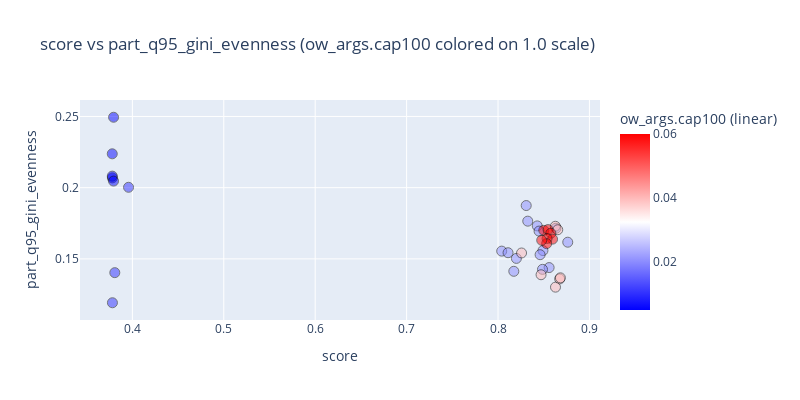

Notebook cell for this chart:
### Code cell
import numpy as np, pandas as pd, plotly.express as px

df = pd.DataFrame(consolidated_data)

# # --- get R2 robustly (don't parse from /Users/...) ---
# if "R2" in df.columns:
#     df["R2"] = pd.to_numeric(df["R2"], errors="coerce")
# elif "folder" in df.columns:
#     df["R2"] = pd.to_numeric(df["folder"].astype(str).str.extract(r"^([0-9\.]+)")[0], errors="coerce")
# else:
#     df["R2"] = pd.to_numeric(
#         df["path"].astype(str).str.extract(r"(?:^|[^A-Za-z0-9])R2(?:=|_|-)([0-9]*\.?[0-9]+)")[0],
#         errors="coerce"
#     )
df = df.rename(columns=lambda c: f"{c[0]}_{c[1]}" if isinstance(c, tuple) else str(c))
df = df.dropna(subset=["R2"])
df = df[df["R2"] > 0.5]
df = df[df["experiment_folder"].isin([
    # "CDDM_SparsityAndFRMag-ab-77398e_BaseTrainer",
    # "CDDM_RecurrentWeightMagnitude-c21be0_BaseTrainer"
    # "CDDM_HMagnitudeOnly-c21be0_BaseTrainer",
    'CDDM_OutputWeightMagnitude-c21be0_BaseTrainer'
    # "CDDM_BareTraining-794a7f3_BaseTrainer",
    # 'CDDM_PositiveBiasesOnly02-1020a33_BaseTrainer'
])]


column = "ow_args.cap100"
scale = "linear"  # "linear" or "log" (only applies when numeric)

raw = df[column]
num = pd.to_numeric(raw, errors="coerce")
is_numeric = num.notna().sum() == raw.notna().sum()

scale = 1.  # used for marker sizing/layout
x = 'score'
y = "part_q95_gini_evenness"
if is_numeric:
    df[column] = num

    if scale == "log":
        df = df[df[column] > 0]
        color_col = f"{column}_log10"
        df[color_col] = np.log10(df[column].to_numpy())

        vmin, vmax = df[column].min(), df[column].max()
        decades = np.arange(np.floor(np.log10(vmin)), np.ceil(np.log10(vmax)) + 1)
        ticks = np.power(10.0, decades)
        tickvals = np.log10(ticks)
        ticktext = [f"{t:g}" for t in ticks]
        cbar_title = f"{column} (log10 scale)"
    else:
        color_col = column
        tickvals, ticktext = None, None
        cbar_title = f"{column} (linear)"

    cmin, cmax = float(df[color_col].min()), float(df[color_col].max())
    cmid = 0.5 * (cmin + cmax)
    fig = px.scatter(
        df, x=x, y=y,
        color=color_col,
        color_continuous_scale=[(0, "blue"), (0.5, "white"), (1, "red")],
        color_continuous_midpoint=cmid,
        range_color=(cmin, cmax),
        hover_data=df.columns,
        title=f"{x} vs {y} ({column} colored on {scale} scale)"
    )
    fig.update_layout(coloraxis_colorbar=dict(title=cbar_title, tickvals=tickvals, ticktext=ticktext))

else:
    cat_col = f"{column}_str"
    df[cat_col] = raw.astype(str).fillna("NA")

    order = sorted(pd.unique(df[cat_col]), key=lambda s: (s == "NA", s))
    seq = distinct_hex_colors(len(order), seed=0)
    color_map = dict(zip(order, seq))

    hover_col = "experiment_folder"  # or "folder" if that’s what you want shown
    fig = px.scatter(
        df, x=x, y=y,
        color=cat_col if not is_numeric else color_col,
        hover_name=hover_col,
        hover_data={"path": False, "N": True, x: True, y: True, "max_iter": True},  # optional extras; delete if you want minimal
        category_orders={cat_col: order} if not is_numeric else None,
        color_discrete_map=color_map if not is_numeric else None,
        color_continuous_scale=[(0, "blue"), (0.5, "white"), (1, "red")] if is_numeric else None,
        title=f"{x} vs {y}"
    )
    fig.update_layout(legend_title_text=column)

fig.update_layout(autosize=False, width=800 * scale, height=400 * scale)
fig.update_traces(marker=dict(opacity=0.5, size=10 * scale, line=dict(width=1, color="black")))
fig.write_image(f"statistics_{x}_vs_{y}.svg")
fig.show()

### Figure 1 — Plotly figure (JSON) as saved in the notebook; plotly's stock layout.template omitted (floating-point values rounded to 4 significant figures; data arrays with more than 128 entries replaced by an {"elided": "..."} marker saying what was removed)
{"data": [{"customdata": {"elided": "36x112 mixed values"}, "hovertemplate": "score=%{x}<br>part_q95_gini_evenness=%{y}<br>_target_=%{customdata[0]}<br>trainer_tag=%{customdata[1]}<br>max_iter=%{customdata[2]}<br>anneal_noise=%{customdata[3]}<br>lr=%{customdata[4]}<br>weight_decay=%{customdata[5]}<br>max_grad_norm=%{customdata[6]}<br>lr_scale_exp=%{customdata[7]}<br>same_batch=%{customdata[8]}<br>monitor=%{customdata[9]}<br>lambda_orth=%{customdata[10]}<br>orth_args.orth_input_only=%{customdata[11]}<br>lambda_iwm=%{customdata[12]}<br>iwm_args.cap100=%{customdata[13]}<br>iwm_args.gamma=%{customdata[14]}<br>iwm_args.eps=%{customdata[15]}<br>lambda_rwm=%{customdata[16]}<br>rwm_args.cap100=%{customdata[17]}<br>rwm_args.N_ref=%{customdata[18]}<br>rwm_args.k_ref=%{customdata[19]}<br>rwm_args.gamma=%{customdata[20]}<br>rwm_args.eps=%{customdata[21]}<br>lambda_ow=%{customdata[22]}<br>ow_args.c=%{customdata[23]}<br>ow_args.cap100=%{marker.color}<br>ow_args.gamma=%{customdata[25]}<br>ow_args.eps=%{customdata[26]}<br>lambda_met=%{customdata[27]}<br>lambda_rws=%{customdata[28]}<br>rws_args.tg_deg=%{customdata[29]}<br>rws_args.eps=%{customdata[30]}<br>lambda_frm=%{customdata[31]}<br>frm_args.cap_fr=%{customdata[32]}<br>frm_args.tau=%{customdata[33]}<br>frm_args.g_top=%{customdata[34]}<br>frm_args.g_bot=%{customdata[35]}<br>frm_args.alpha=%{customdata[36]}<br>frm_args.beta=%{customdata[37]}<br>frm_args.eps=%{customdata[38]}<br>lambda_hm=%{customdata[39]}<br>hm_args.h_thr=%{customdata[40]}<br>hm_args.tau=%{customdata[41]}<br>hm_args.g_top=%{customdata[42]}<br>hm_args.g_bot=%{customdata[43]}<br>hm_args.alpha=%{customdata[44]}<br>hm_args.beta=%{customdata[45]}<br>lambda_tv=%{customdata[46]}<br>lambda_fri=%{customdata[47]}<br>fri_args.method=%{customdata[48]}<br>lambda_hi=%{customdata[49]}<br>hi_args.method=%{customdata[50]}<br>lambda_htvar=%{customdata[51]}<br>lambda_hlvar=%{customdata[52]}<br>lambda_cl=%{customdata[53]}<br>lambda_effdim=%{customdata[54]}<br>effdim_args.k=%{customdata[55]}<br>effdim_args.eps=%{customdata[56]}<br>dropout=%{customdata[57]}<br>dropout_args.dropout_kind=%{customdata[58]}<br>dropout_args.sampling_method=%{customdata[59]}<br>dropout_args.eta=%{customdata[60]}<br>dropout_args.drop_rate=%{customdata[61]}<br>dropout_args.dropout_beta=%{customdata[62]}<br>dropout_args.activity_q=%{customdata[63]}<br>N_eff=%{customdata[64]}<br>meanA_eff=%{customdata[65]}<br>A_unit_min=%{customdata[66]}<br>A_unit_mean=%{customdata[67]}<br>A_unit_max=%{customdata[68]}<br>A_unit_q05=%{customdata[69]}<br>A_unit_q50=%{customdata[70]}<br>A_unit_q95=%{customdata[71]}<br>W_out_min=%{customdata[72]}<br>W_out_mean=%{customdata[73]}<br>W_out_max=%{customdata[74]}<br>W_out_q05=%{customdata[75]}<br>W_out_q50=%{customdata[76]}<br>W_out_q95=%{customdata[77]}<br>W_inp_min=%{customdata[78]}<br>W_inp_mean=%{customdata[79]}<br>W_inp_max=%{customdata[80]}<br>W_inp_q05=%{customdata[81]}<br>W_inp_q50=%{customdata[82]}<br>W_inp_q95=%{customdata[83]}<br>W_rec_exc_min=%{customdata[84]}<br>W_rec_exc_mean=%{customdata[85]}<br>W_rec_exc_max=%{customdata[86]}<br>W_rec_exc_q05=%{customdata[87]}<br>W_rec_exc_q50=%{customdata[88]}<br>W_rec_exc_q95=%{customdata[89]}<br>W_rec_inh_min=%{customdata[90]}<br>W_rec_inh_mean=%{customdata[91]}<br>W_rec_inh_max=%{customdata[92]}<br>W_rec_inh_q05=%{customdata[93]}<br>W_rec_inh_q50=%{customdata[94]}<br>W_rec_inh_q95=%{customdata[95]}<br>part_q05_gini_evenness=%{customdata[96]}<br>part_q05_hhi_evenness=%{customdata[97]}<br>part_q50_gini_evenness=%{customdata[98]}<br>part_q50_hhi_evenness=%{customdata[99]}<br>part_q95_hhi_evenness=%{customdata[100]}<br>tVar=%{customdata[101]}<br>n_pc_95=%{customdata[102]}<br>var_exp_3=%{customdata[103]}<br>var_exp_5=%{customdata[104]}<br>var_exp_10=%{customdata[105]}<br>path=%{customdata[106]}<br>R2=%{customdata[107]}<br>N=%{customdata[108]}<br>Gini_index=%{customdata[109]}<br>HHI_index=%{customdata[110]}<br>experiment_folder=%{customdata[111]}<extra></extra>", "legendgroup": "", "marker": {"color": [0.005, 0.005, 0.005, 0.005, 0.005, 0.01, 0.02, 0.02, 0.02, 0.02, 0.02, 0.04, 0.04, 0.02, 0.06, 0.06, 0.06, 0.06, 0.06, 0.02, 0.06, 0.06, 0.02, 0.02, 0.02, 0.02, 0.04, 0.02, 0.02, 0.02, 0.01, 0.04, 0.04, 0.04, 0.04, 0.01], "coloraxis": "coloraxis", "line": {"color": "black", "width": 1}, "opacity": 0.5, "size": 10, "symbol": "circle"}, "mode": "markers", "name": "", "orientation": "v", "showlegend": false, "type": "scatter", "x": [0.3794, 0.378, 0.3781, 0.378, 0.3794, 0.3958, 0.8308, 0.8325, 0.8429, 0.8449, 0.8633, 0.8627, 0.8654, 0.8763, 0.8501, 0.8547, 0.8578, 0.8597, 0.8536, 0.8491, 0.8532, 0.8478, 0.804, 0.846, 0.8201, 0.811, 0.8257, 0.8559, 0.8173, 0.8487, 0.3808, 0.8471, 0.8674, 0.8683, 0.8629, 0.3782], "xaxis": "x", "y": [0.2494, 0.2238, 0.2069, 0.2081, 0.2046, 0.2003, 0.1875, 0.1765, 0.1732, 0.1695, 0.1715, 0.1729, 0.1705, 0.1617, 0.17, 0.1706, 0.168, 0.1639, 0.1643, 0.1558, 0.1607, 0.1631, 0.1555, 0.153, 0.1504, 0.1543, 0.1542, 0.1439, 0.1413, 0.1427, 0.1403, 0.1389, 0.1359, 0.1367, 0.1302, 0.1192], "yaxis": "y"}], "layout": {"autosize": false, "coloraxis": {"cmax": 0.06, "cmid": 0.0325, "cmin": 0.005, "colorbar": {"title": {"text": "ow_args.cap100 (linear)"}}, "colorscale": [[0, "blue"], [0.5, "white"], [1, "red"]]}, "height": 400, "legend": {"tracegroupgap": 0}, "title": {"text": "score vs part_q95_gini_evenness (ow_args.cap100 colored on 1.0 scale)"}, "width": 800, "xaxis": {"anchor": "y", "domain": [0, 1], "title": {"text": "score"}}, "yaxis": {"anchor": "x", "domain": [0, 1], "title": {"text": "part_q95_gini_evenness"}}}}
